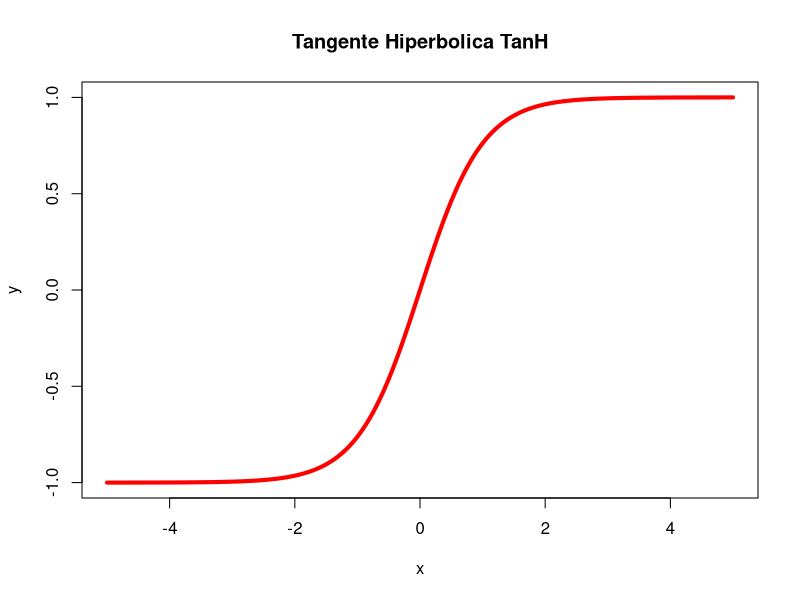
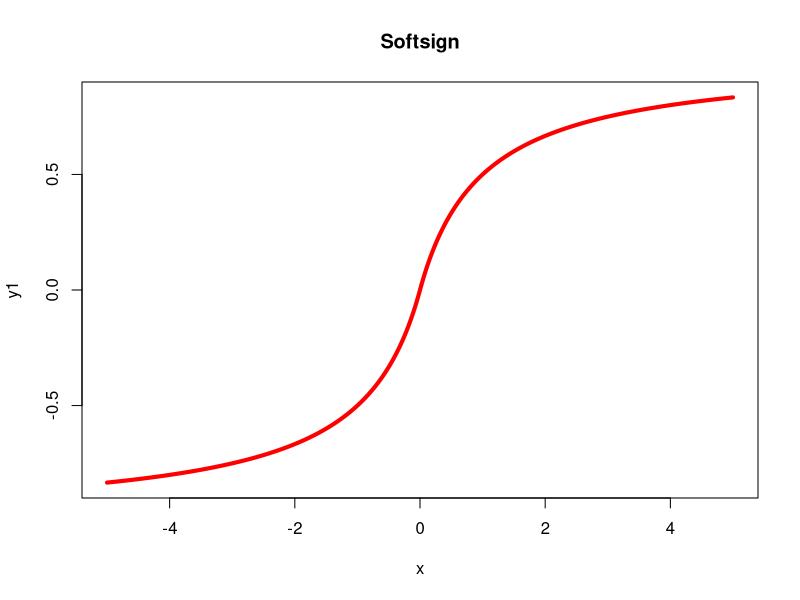
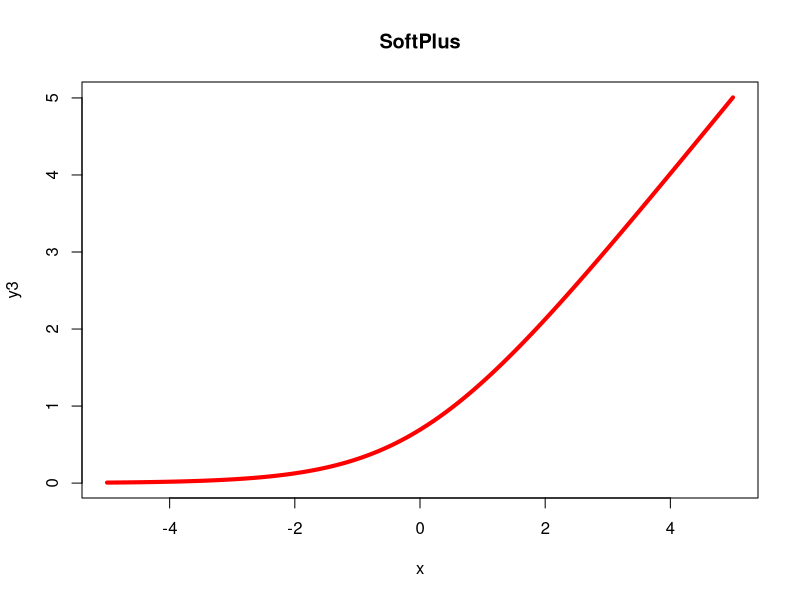
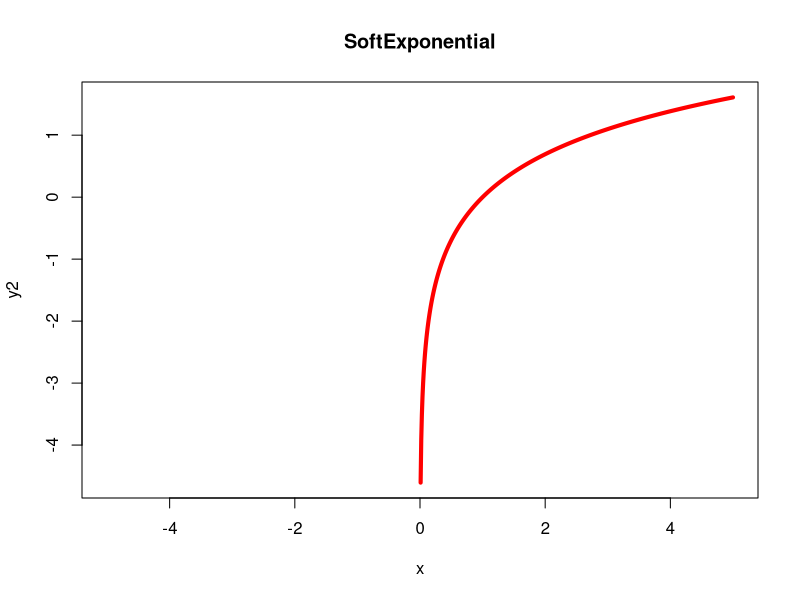
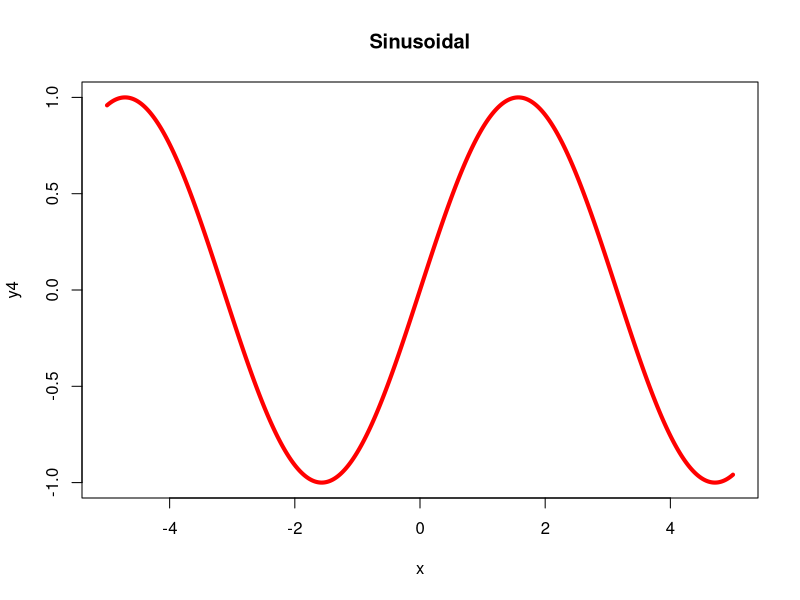
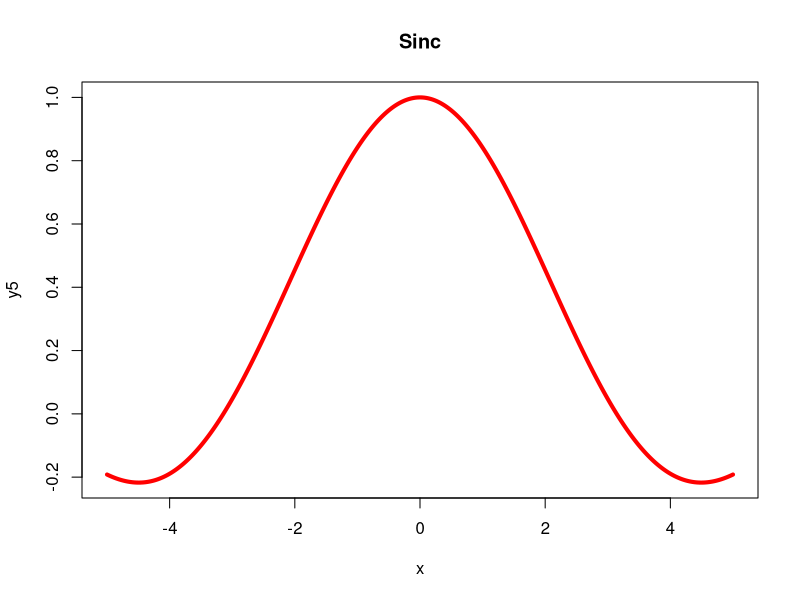
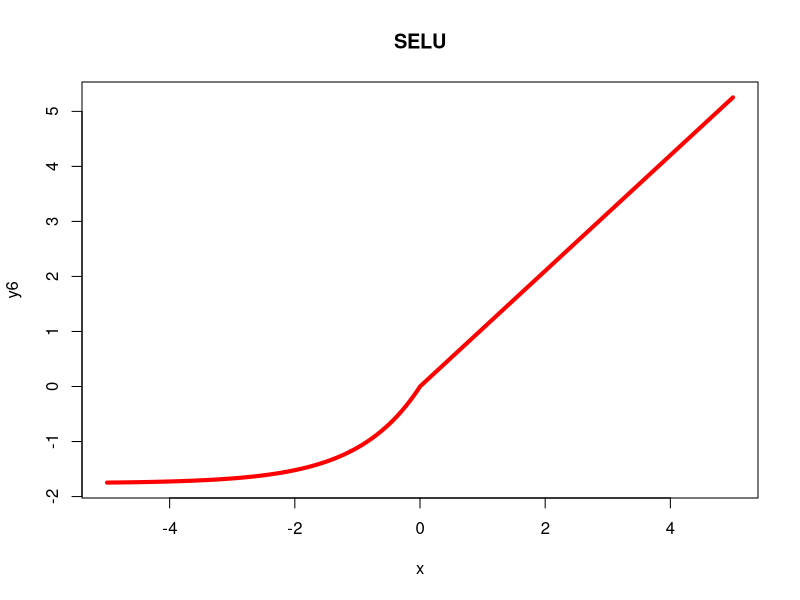
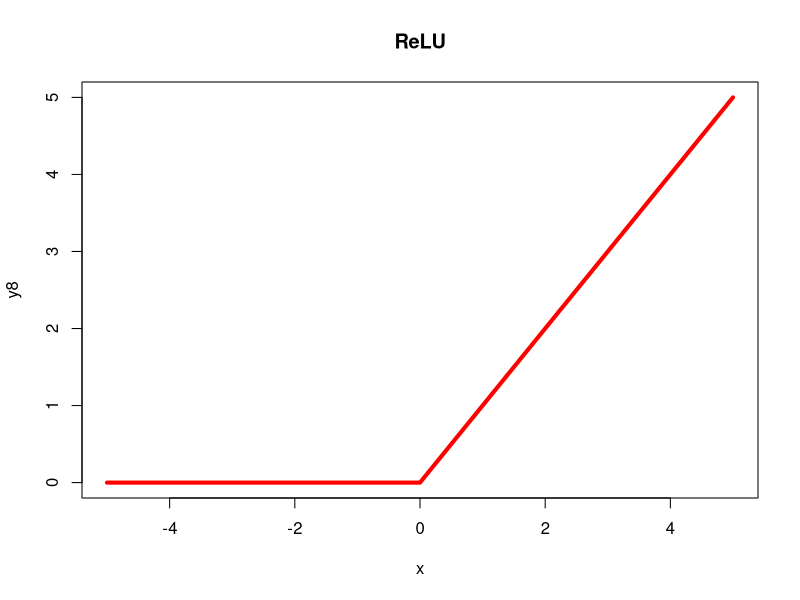

Reproduce these figures in R, in order.
## ---- chunk 1
TanHGener <- function(x0){
  (2/(1+exp(-2*x))-1)
}

x <- seq(-5,5,.01)

y <- TanHGener(x)
plot(x,y,
     main = "Tangente Hiperbolica TanH",
     type = "l",
     col = "red",
     lwd = 4)
## ---- chunk 2
softSignGener <- function(x){
  x/(1+abs(x))
}

y1 <- softSignGener(x)

plot(x,y1,
     main = "Softsign",
     type = "l",
     col = "red",
     lwd = 4)
## ---- chunk 3
softPlusGener <- function(x){
  log(1+exp(x))
}

y3 <- softPlusGener(x)

plot(x,y3,
     type = "l",
     main = "SoftPlus",
     col = "red",
     lwd = 4)
## ---- chunk 4
softExpGener <- function(a,x){
  if (a < 0){
    -1*((log(1-a*(x+a)))/a)
  }
  else {
    if (a == 0){
      x
    }
    else {
      ((exp(a*x)-1)/a)+a
    }
  }
}


y2 <- softExpGener(-1,x)

plot(x,y2,
     main = "SoftExponential",
     type = "l",
     col = "red",
     lwd = 4)
## ---- chunk 5
sinusoidalGener <- function(x){
  sin(x)
}

y4 <- sinusoidalGener(x)

plot(x,y4,
     type = "l",
     main = "Sinusoidal",
     col = "red",
     lwd = 4)
## ---- chunk 6
sincGener <- function(x){
 
  xt<-x
  xt[x==0]=1
  xt[x!=0]=sin(x[x!=0])/x[x!=0]
   xt
}

y5 <- sincGener(x)
plot(x,y5,
     type = "l",
     main = "Sinc",
     col = "red",
     lwd = 4)
## ---- chunk 7
seluGener <- function(l,a,x){
  xt<-x
  xt[x<0]=l*a*(exp(x[x<0])-1)
  xt[x>=0]=l*x[x>=0]
  xt
  #if (x < 0){
   # l*a*(exp(x)-1)
  #}
  #else {
   # l * x
  #}
}

y6 <- seluGener(1.0507, 1.67326,x)
plot(x,y6,
     type = "l",
     main = "SELU",
     col = "red",
     lwd = 4)
## ---- chunk 8
ReLUGener <- function(x){
  
  x[x<0]=0
  x
}

y8 <- ReLUGener(x)

plot(x,y8,
     main = "ReLU",
     type = "l",
     col = "red",
     lwd = 4)
## ---- chunk 9
rreluGener <- function(a,x){
  xt<-x
  xt[x<0]=a*x[x<0]
  xt
}

y9 <- rreluGener(.5,x)

plot(x,y9,
     main = "RReLU",
     type = "ln",
     col = "red",
     lwd = 4)
## ---- chunk 10
logisticGener <- function(x){
  1/(1+exp(x))
}

y10 <- logisticGener(x)

plot(x,y10,
     main = "Logistic",
     type = "ln",
     col = "red",
     lwd = 4)
## ---- chunk 11
leakyReluGener <- function(x){
 
  xt<-x
  xt[x<0]=0.01*x[x<0]
   xt
}

y11 <- leakyReluGener(x)

plot(x,y11,
     main = "Leaky ReLU",
     type = "ln",
     col = "red",
     lwd = 4)
## ---- chunk 12
identityGener <- function(x){
  x
}

y12 <- identityGener(x)

plot(x,y12,
     main = "Identity",
     type = "ln",
     col = "red",
     lwd = 4)
## ---- chunk 13
gaussianGener <- function(x){
  exp(-1*x^2)
}

y13 <- gaussianGener(x)

plot(x,y13,
     main = "Gaussian",
     type = "ln",
     col = "red",
     lwd = 4)
## ---- chunk 14
eluGener <- function(a,x){
  
  xt<-x
  xt[x<0]=a*(exp(x[x<0])-1)
  xt
  
}

y14 <- eluGener(1,x)

plot(x,y14,
     main = "Exponential linear unit (ELU)",
     type = "ln",
     col = "red",
     lwd = 4)
## ---- chunk 15
binaryGener <- function(x){
  
  #temp1<-x
  
  x[x<=0]<-0
  x[x>0]<-1
  
  x
}
  
 
y15 <- binaryGener(x)

plot(x,y15,
     main = "Binary Step",
     type = "ln",
     col = "red",
     lwd = 4)
## ---- chunk 16
bentGener <- function(x){
  (((sqrt(x^2+1)-1))+(2))+x
}

y16 <- bentGener(x)
plot(x,y16,
     main = "Bent Identity",
     type = "ln",
     col = "red",
     lwd = 4)
## ---- chunk 17
arcTanGener <- function(x){
  (1/tan(x))
}

y17 <- arcTanGener(x)

plot(x, y17)
